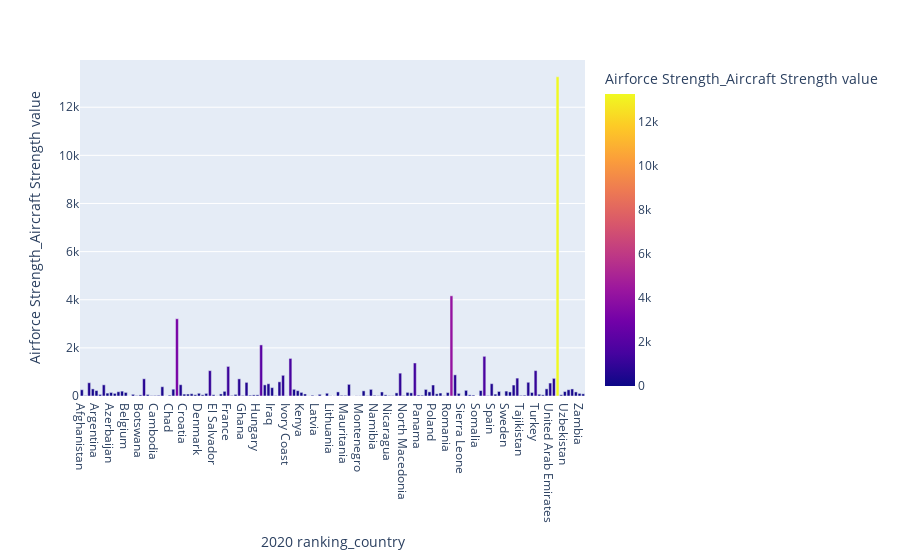

Notebook code for this chart:
### Code cell
fig = px.bar(df,x= "2020 ranking_country" , y = df["Airforce Strength_Aircraft Strength value"], color="Airforce Strength_Aircraft Strength value")
fig.show()

### Figure 1 — Plotly figure (JSON) as saved in the notebook; plotly's stock layout.template omitted (floating-point values rounded to 4 significant figures; data arrays with more than 128 entries replaced by an {"elided": "..."} marker saying what was removed)
{"data": [{"alignmentgroup": "True", "hovertemplate": "2020 ranking_country=%{x}<br>Airforce Strength_Aircraft Strength value=%{marker.color}<extra></extra>", "legendgroup": "", "marker": {"color": {"elided": "138 int values"}, "coloraxis": "coloraxis", "pattern": {"shape": ""}}, "name": "", "offsetgroup": "", "orientation": "v", "showlegend": false, "textposition": "auto", "type": "bar", "x": {"elided": "138 str values"}, "xaxis": "x", "y": {"elided": "138 int values"}, "yaxis": "y"}], "layout": {"barmode": "relative", "coloraxis": {"colorbar": {"title": {"text": "Airforce Strength_Aircraft Strength value"}}, "colorscale": [[0, "#0d0887"], [0.1111, "#46039f"], [0.2222, "#7201a8"], [0.3333, "#9c179e"], [0.4444, "#bd3786"], [0.5556, "#d8576b"], [0.6667, "#ed7953"], [0.7778, "#fb9f3a"], [0.8889, "#fdca26"], [1, "#f0f921"]]}, "legend": {"tracegroupgap": 0}, "margin": {"t": 60}, "xaxis": {"anchor": "y", "domain": [0, 1], "title": {"text": "2020 ranking_country"}}, "yaxis": {"anchor": "x", "domain": [0, 1], "title": {"text": "Airforce Strength_Aircraft Strength value"}}}}
